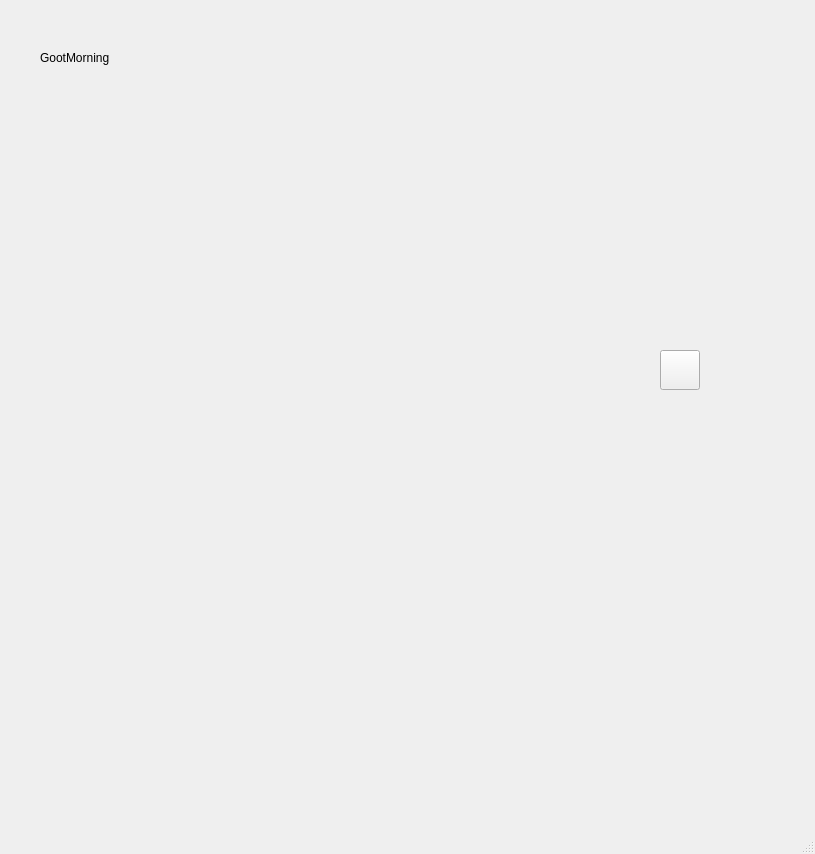
<?xml version="1.0" encoding="UTF-8"?>
<ui version="4.0">
 <class>MainWindow</class>
 <widget class="QMainWindow" name="MainWindow">
  <property name="geometry">
   <rect>
    <x>0</x>
    <y>0</y>
    <width>815</width>
    <height>854</height>
   </rect>
  </property>
  <property name="windowTitle">
   <string>MainWindow</string>
  </property>
  <widget class="QWidget" name="centralwidget">
   <widget class="QPushButton" name="pb">
    <property name="geometry">
     <rect>
      <x>660</x>
      <y>350</y>
      <width>40</width>
      <height>40</height>
     </rect>
    </property>
    <property name="acceptDrops">
     <bool>false</bool>
    </property>
    <property name="text">
     <string/>
    </property>
    <property name="icon">
     <iconset>
      <normaloff>0.png</normaloff>0.png</iconset>
    </property>
    <property name="iconSize">
     <size>
      <width>40</width>
      <height>40</height>
     </size>
    </property>
   </widget>
   <widget class="QLabel" name="lbl">
    <property name="geometry">
     <rect>
      <x>40</x>
      <y>50</y>
      <width>81</width>
      <height>16</height>
     </rect>
    </property>
    <property name="text">
     <string>GootMorning</string>
    </property>
   </widget>
  </widget>
  <widget class="QMenuBar" name="menubar">
   <property name="geometry">
    <rect>
     <x>0</x>
     <y>0</y>
     <width>815</width>
     <height>21</height>
    </rect>
   </property>
  </widget>
  <widget class="QStatusBar" name="statusbar"/>
 </widget>
 <resources/>
 <connections/>
</ui>
